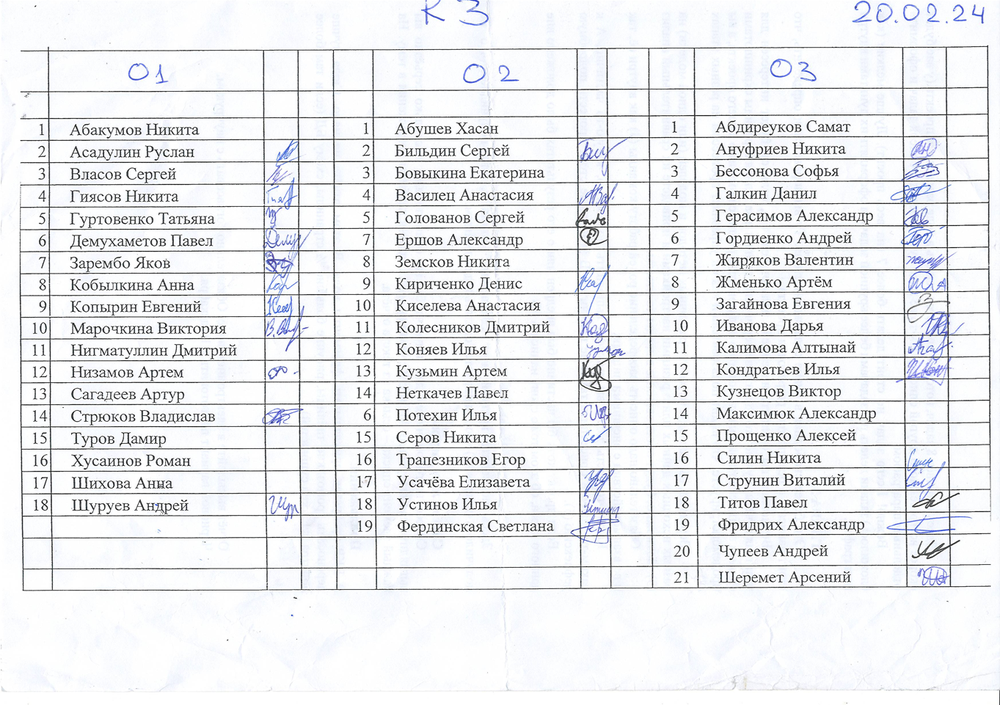
#> input picture Dataset inner/Not_clean.png, 1000 x 705 px, shrunk from 1363 x 961 before the run
$ python Detect_T.py
#> lines starting #> are read from the running program, lines starting #| are printed output that depends on the picture; after the words box and inside, x2 and y2 are one past the last pixel; in counts of white or black regions, pixels touching at a corner belong together
import cv2
import numpy as np

# Считывание изображения
image = cv2.imread('Dataset inner/Not_clean.png')
#> image is the input picture: shape (705, 1000, 3); mean B, G, R 237, 234.4, 233.1

gray = cv2.cvtColor(image, cv2.COLOR_BGR2GRAY)

# Бинаризация изображения
_, binary = cv2.threshold(gray, 128, 255, cv2.THRESH_BINARY_INV)
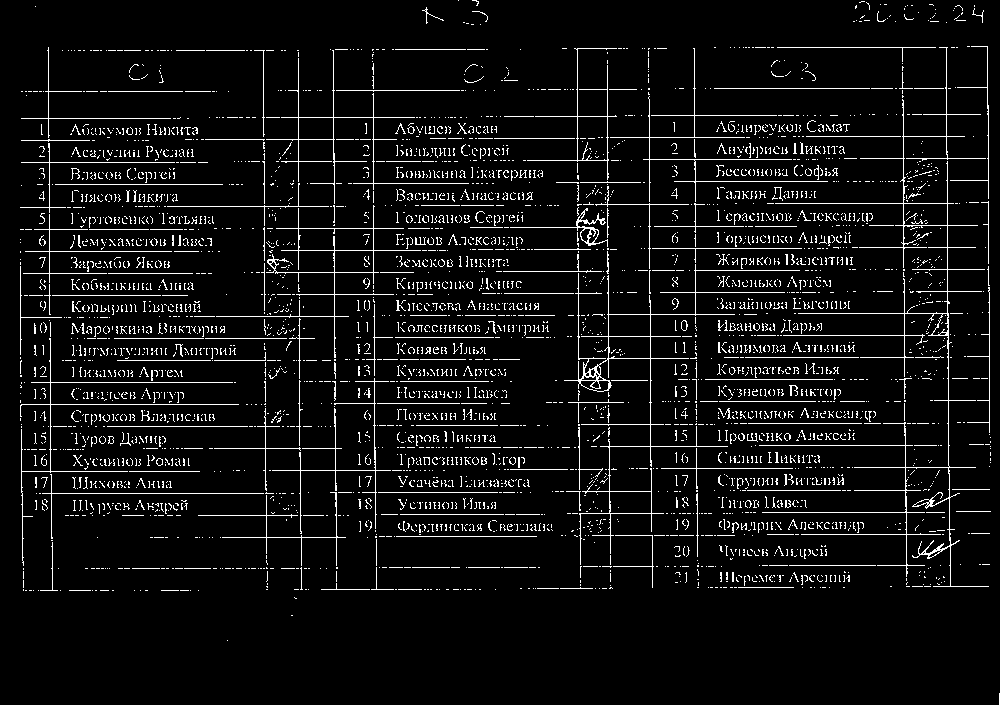
#> binary: shape (705, 1000); 6.2% white in thin lines or dots

# Обнаружение краев
edges = cv2.Canny(binary, 50, 150, apertureSize=3)
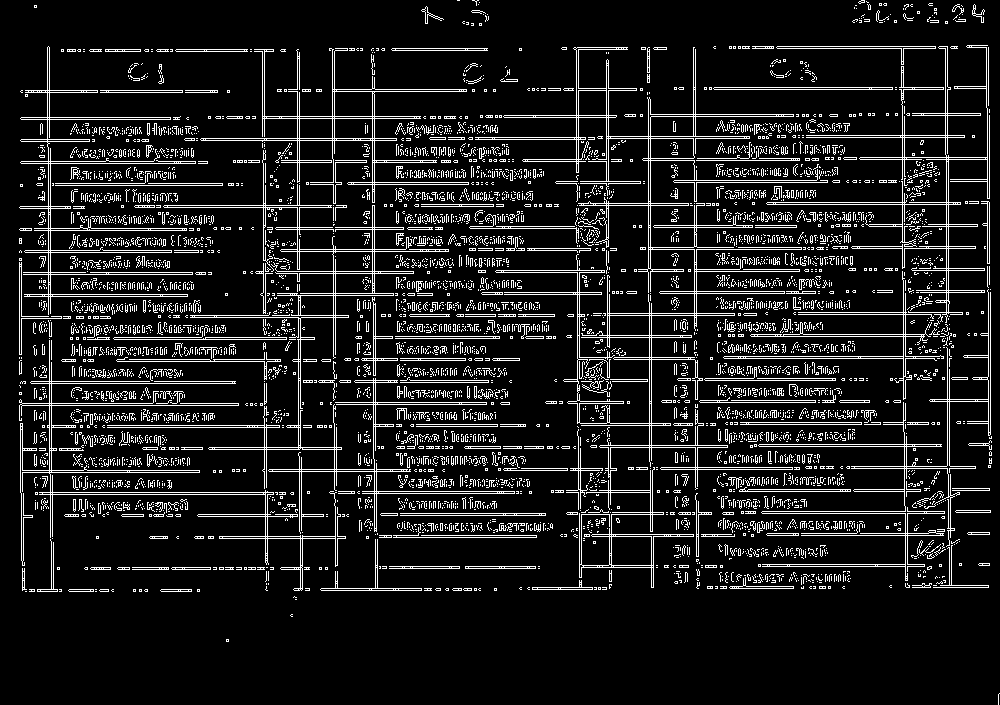
#> edges: shape (705, 1000); 10.9% white in thin lines or dots

# Преобразование Хафа для нахождения прямых линий
lines = cv2.HoughLinesP(edges, 1, np.pi / 180, threshold=100, minLineLength=50, maxLineGap=10)
#> lines = 467 rows, first 6: [208, 116, 467, 116], [649, 402, 869, 402], [608, 160, 818, 160], [70, 337, 314, 337], [329, 48, 487, 48], [650, 513, 950, 513]

# Установка порога длины линии
min_line_length = 150

# Фильтрация линий по длине
filtered_lines = []
for line in lines:
    for x1, y1, x2, y2 in line:
        line_length = np.sqrt((x2 - x1)**2 + (y2 - y1)**2)
        if line_length > min_line_length:
            filtered_lines.append((x1, y1, x2, y2))
#> this loop made 467 passes
#> after the loop, filtered_lines = 151 items, first 6: (208, 116, 467, 116), (649, 402, 869, 402), (608, 160, 818, 160), (70, 337, 314, 337), (329, 48, 487, 48), (650, 513, 950, 513)

# Отображение отфильтрованных линий на изображении
output_image = image.copy()
for x1, y1, x2, y2 in filtered_lines:
    cv2.line(output_image, (x1, y1), (x2, y2), (0, 255, 0), 2)
#> this loop made 151 passes
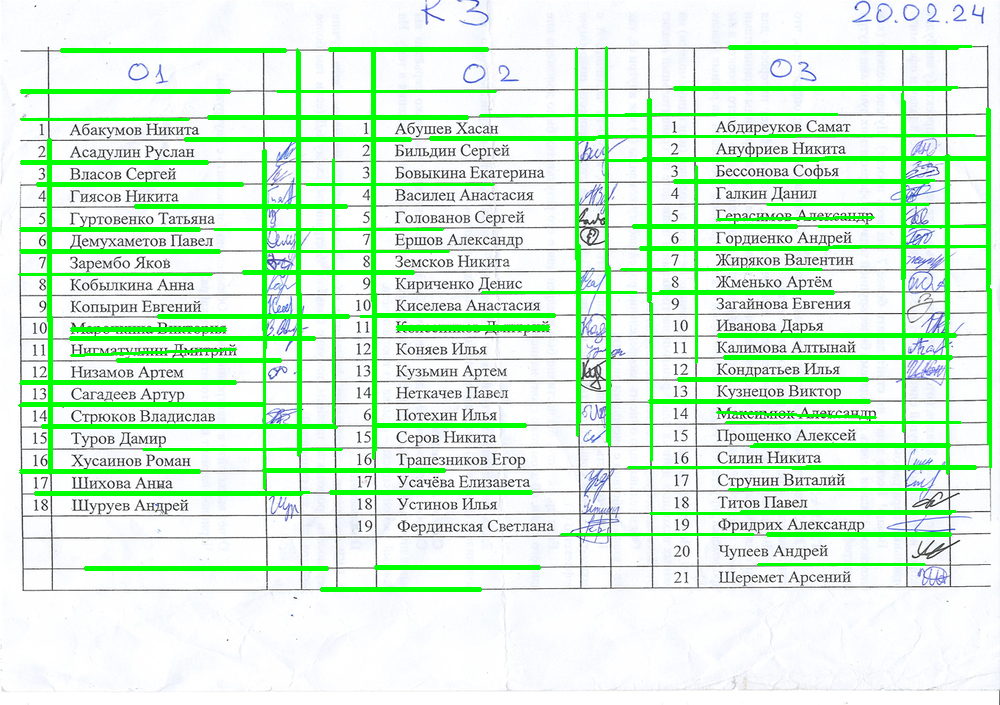
#> output_image: shape (705, 1000, 3); 10.75% of pixels changed, all inside (x1, y1, x2, y2) = (18, 45, 992, 592)

cv2.imshow('Filtered Lines', output_image)
cv2.waitKey(0)
cv2.destroyAllWindows()

$ run again, with Dataset inner/Clean_table.png copied over Dataset inner/Not_clean.png
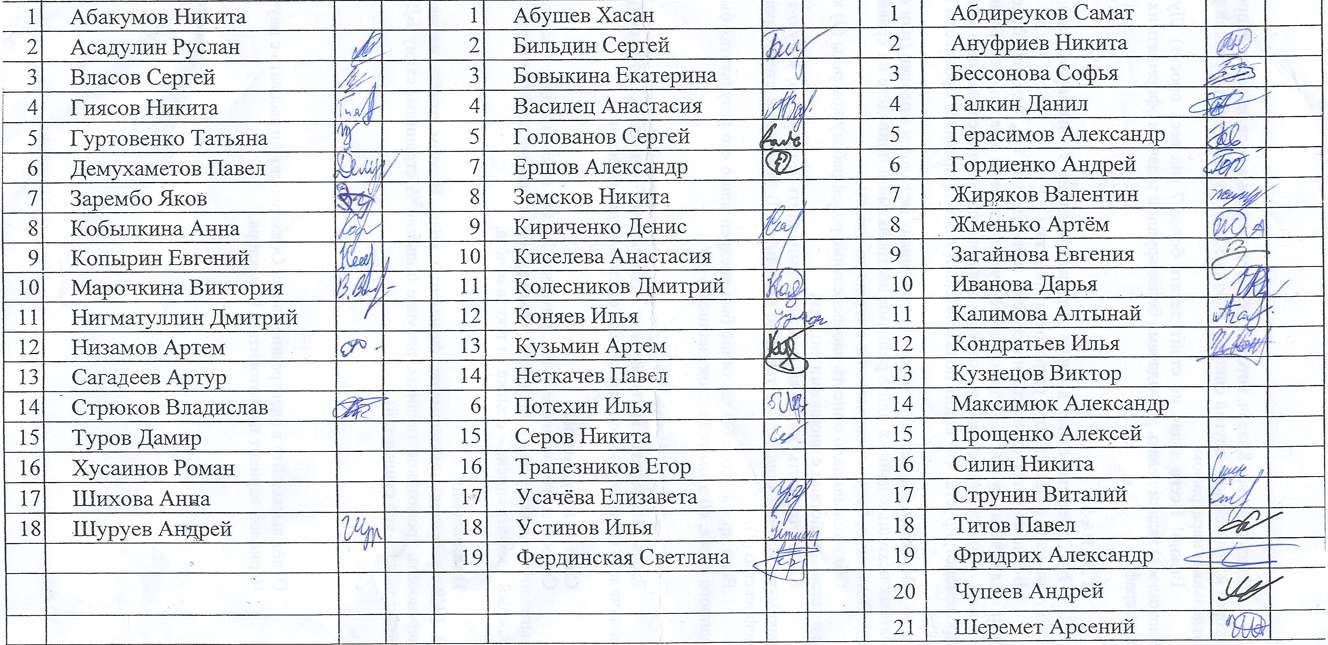
#> input picture Dataset inner/Clean_table.png, 1328 x 645 px
#> image is the input picture: shape (645, 1328, 3); mean B, G, R 231, 227.9, 226.4
#> `_, binary = cv2.threshold(gray, 128, 255, cv2.THRESH_BINARY_INV)`:
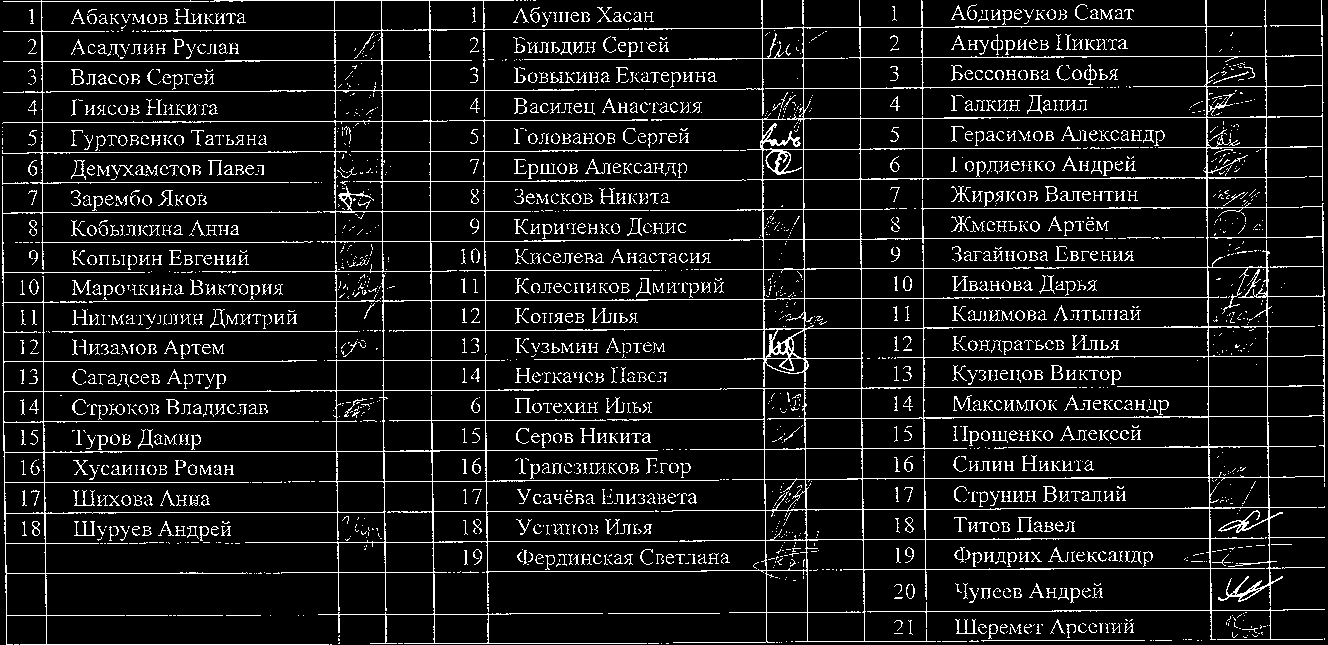
#> binary: shape (645, 1328); 9.5% white in thin lines or dots
#> edges: shape (645, 1328); 13.1% white in thin lines or dots
#> lines = 756 rows, first 6: [3, 481, 292, 481], [530, 211, 739, 211], [857, 479, 1070, 479], [948, 328, 1170, 328], [3, 0, 535, 0], [401, 449, 689, 449]
#> the loop `for line in lines:` made 756 passes
#> after the loop `for line in lines:`: filtered_lines = 246 items, first 6: (3, 481, 292, 481), (530, 211, 739, 211), (857, 479, 1070, 479), (948, 328, 1170, 328), (3, 0, 535, 0), (401, 449, 689, 449)
#> the loop `for x1, y1, x2, y2 in filtered_lines:` made 246 passes
#> after the loop `for x1, y1, x2, y2 in filtered_lines:`:
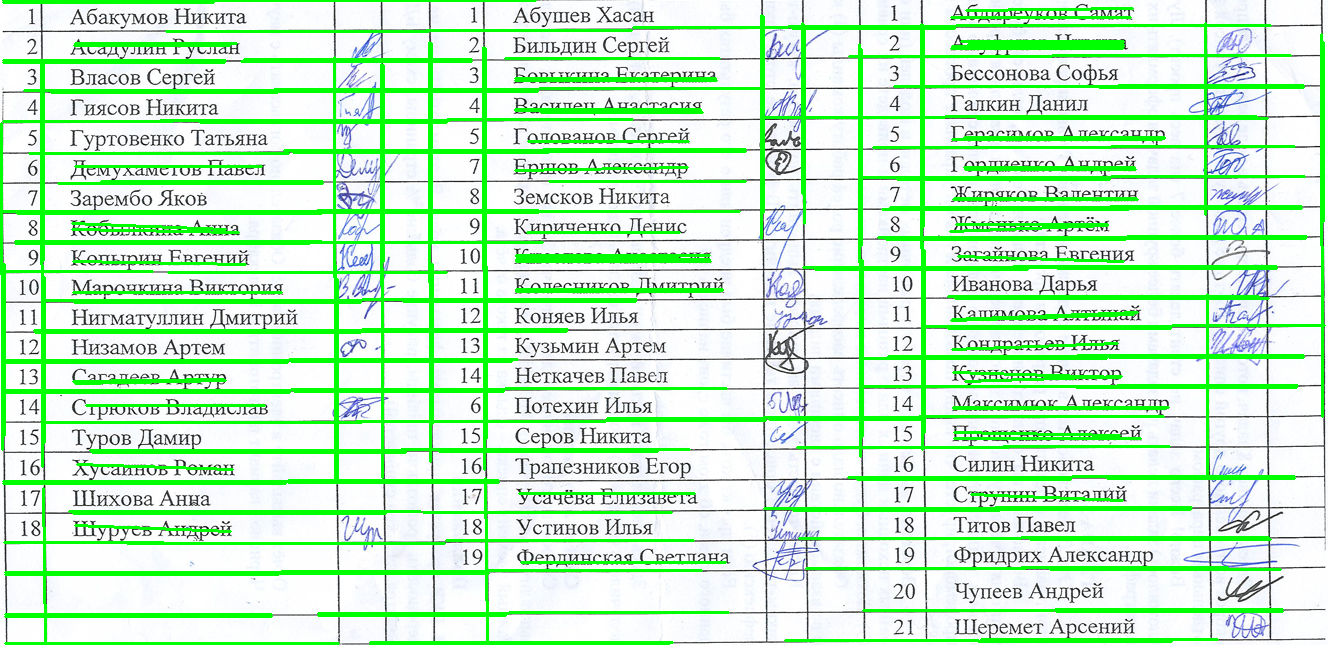
#> output_image: shape (645, 1328, 3); 15.86% of pixels changed, all inside (x1, y1, x2, y2) = (0, 0, 1326, 645)

$ run again, with Dataset inner/Text.png copied over Dataset inner/Not_clean.png
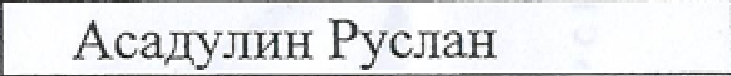
#> input picture Dataset inner/Text.png, 731 x 76 px
#> image is the input picture: shape (76, 731, 3); mean B, G, R 229.4, 227.5, 226.5
#> `_, binary = cv2.threshold(gray, 128, 255, cv2.THRESH_BINARY_INV)`:
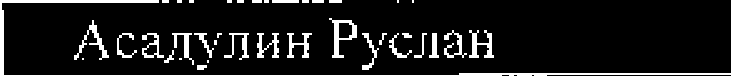
#> binary: shape (76, 731); 9.9% white; 38 white regions (11 under 20 px), largest, box (x1, y1, x2, y2) and area: (0, 0, 731, 76) 1830, (329, 18, 357, 58) 372, (74, 20, 109, 60) 314
#> edges: shape (76, 731); 5.1% white in thin lines or dots
#> lines = [[4, 74, 458, 74], [460, 72, 730, 72], [3, 2, 193, 2], [397, 57, 493, 57], [218, 32, 310, 32]]
#> the loop `for line in lines:` made 5 passes
#> after the loop `for line in lines:`: filtered_lines = [(4, 74, 458, 74), (460, 72, 730, 72), (3, 2, 193, 2)]
#> the loop `for x1, y1, x2, y2 in filtered_lines:` made 3 passes
#> after the loop `for x1, y1, x2, y2 in filtered_lines:`:
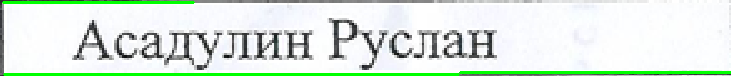
#> output_image: shape (76, 731, 3); 4.96% of pixels changed, all inside (x1, y1, x2, y2) = (2, 1, 731, 76)
